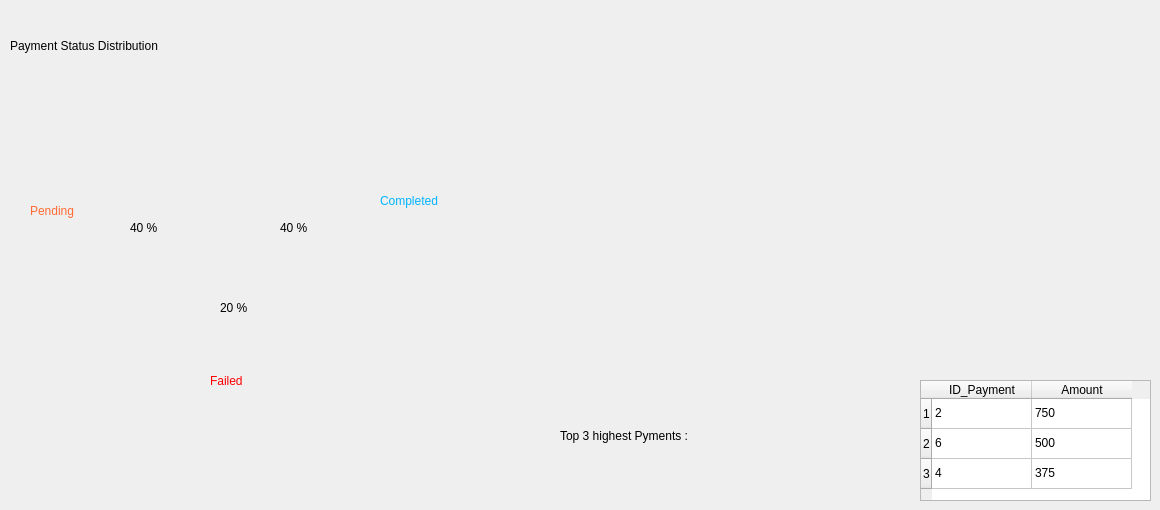
      <widget class="QWidget" name="fa">
       <attribute name="title">
        <string>Fonctionality</string>
       </attribute>
       <widget class="QLabel" name="label_38">
        <property name="geometry">
         <rect>
          <x>580</x>
          <y>10</y>
          <width>571</width>
          <height>341</height>
         </rect>
        </property>
        <property name="styleSheet">
         <string notr="true"> background-image: url(:/images/ressource/chart2.png);</string>
        </property>
        <property name="text">
         <string/>
        </property>
        <property name="pixmap">
         <pixmap resource="resources.qrc">:/images/ressource/chart2.png</pixmap>
        </property>
        <property name="scaledContents">
         <bool>true</bool>
        </property>
       </widget>
       <widget class="QTableWidget" name="tableWidget_5">
        <property name="geometry">
         <rect>
          <x>920</x>
          <y>380</y>
          <width>231</width>
          <height>121</height>
         </rect>
        </property>
        <row/>
        <row/>
        <row/>
        <column>
         <property name="text">
          <string>ID_Payment</string>
         </property>
        </column>
        <column>
         <property name="text">
          <string>Amount</string>
         </property>
        </column>
        <item row="0" column="0">
         <property name="text">
          <string>2</string>
         </property>
        </item>
        <item row="0" column="1">
         <property name="text">
          <string>750</string>
         </property>
        </item>
        <item row="1" column="0">
         <property name="text">
          <string>6</string>
         </property>
        </item>
        <item row="1" column="1">
         <property name="text">
          <string>500</string>
         </property>
        </item>
        <item row="2" column="0">
         <property name="text">
          <string>4</string>
         </property>
        </item>
        <item row="2" column="1">
         <property name="text">
          <string>375</string>
         </property>
        </item>
       </widget>
       <widget class="QLabel" name="label_39">
        <property name="geometry">
         <rect>
          <x>0</x>
          <y>10</y>
          <width>501</width>
          <height>411</height>
         </rect>
        </property>
        <property name="styleSheet">
         <string notr="true"> background-image: url(:/images/ressource/testchart.png);</string>
        </property>
        <property name="text">
         <string/>
        </property>
        <property name="pixmap">
         <pixmap resource="resources.qrc">:/images/ressource/testchart.png</pixmap>
        </property>
        <property name="scaledContents">
         <bool>true</bool>
        </property>
       </widget>
       <widget class="QLabel" name="label_40">
        <property name="geometry">
         <rect>
          <x>380</x>
          <y>190</y>
          <width>91</width>
          <height>21</height>
         </rect>
        </property>
        <property name="styleSheet">
         <string notr="true">color: rgb(0, 180, 255);
font: 12pt &quot;Segoe UI&quot;;</string>
        </property>
        <property name="text">
         <string>Completed</string>
        </property>
       </widget>
       <widget class="QLabel" name="label_41">
        <property name="geometry">
         <rect>
          <x>30</x>
          <y>200</y>
          <width>61</width>
          <height>21</height>
         </rect>
        </property>
        <property name="styleSheet">
         <string notr="true">font: 12pt &quot;Segoe UI&quot;;
color: rgb(255, 107, 53);</string>
        </property>
        <property name="text">
         <string>Pending</string>
        </property>
       </widget>
       <widget class="QLabel" name="label_42">
        <property name="geometry">
         <rect>
          <x>130</x>
          <y>220</y>
          <width>49</width>
          <height>16</height>
         </rect>
        </property>
        <property name="styleSheet">
         <string notr="true">color:black;
font: 11pt &quot;Segoe UI&quot;;</string>
        </property>
        <property name="text">
         <string>40 %</string>
        </property>
       </widget>
       <widget class="QLabel" name="label_43">
        <property name="geometry">
         <rect>
          <x>210</x>
          <y>370</y>
          <width>51</width>
          <height>21</height>
         </rect>
        </property>
        <property name="styleSheet">
         <string notr="true">font: 12pt &quot;Segoe UI&quot;;
color: rgb(255, 0, 0);</string>
        </property>
        <property name="text">
         <string>Failed</string>
        </property>
       </widget>
       <widget class="QLabel" name="label_44">
        <property name="geometry">
         <rect>
          <x>280</x>
          <y>220</y>
          <width>49</width>
          <height>16</height>
         </rect>
        </property>
        <property name="styleSheet">
         <string notr="true">color:black;
font: 11pt &quot;Segoe UI&quot;;</string>
        </property>
        <property name="text">
         <string>40 %</string>
        </property>
       </widget>
       <widget class="QLabel" name="label_45">
        <property name="geometry">
         <rect>
          <x>220</x>
          <y>300</y>
          <width>31</width>
          <height>16</height>
         </rect>
        </property>
        <property name="styleSheet">
         <string notr="true">color:black;
font: 11pt &quot;Segoe UI&quot;;</string>
        </property>
        <property name="text">
         <string>20 %</string>
        </property>
       </widget>
       <widget class="QLabel" name="label_46">
        <property name="geometry">
         <rect>
          <x>10</x>
          <y>20</y>
          <width>481</width>
          <height>51</height>
         </rect>
        </property>
        <property name="styleSheet">
         <string notr="true">font: 900 9pt &quot;Swis721 Blk BT&quot;;
font: 28pt &quot;Segoe UI&quot;;
</string>
        </property>
        <property name="text">
         <string>Payment Status Distribution</string>
        </property>
       </widget>
       <widget class="QLabel" name="label_47">
        <property name="geometry">
         <rect>
          <x>560</x>
          <y>410</y>
          <width>341</width>
          <height>51</height>
         </rect>
        </property>
        <property name="styleSheet">
         <string notr="true">
font: 24pt &quot;Segoe UI&quot;;</string>
        </property>
        <property name="text">
         <string>Top 3 highest Pyments :</string>
        </property>
       </widget>
      </widget>
